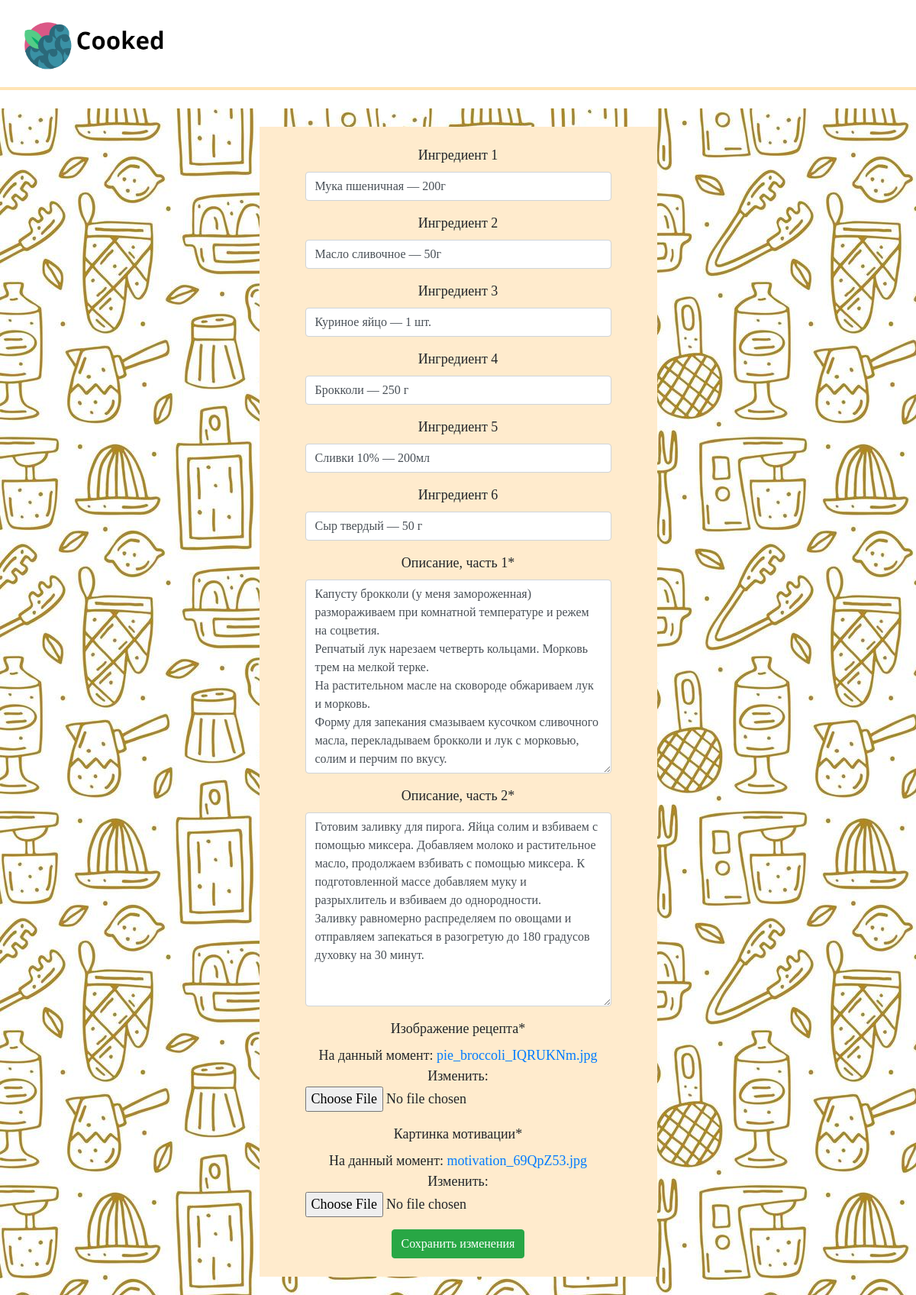
Screenshot of /saved_recipe/48/edit/ (signed in) with the database file from the repository.
### recipesite/models.py (models this page shows, shortened)
class FullRecipeSaved (models.Model):
    title = models.CharField('Название', max_length=40)
    ingredient1 = models.CharField('Ингредиент 1', max_length=30, null=True, blank=True)
    ingredient2 = models.CharField('Ингредиент 2', max_length=30, null=True, blank=True)
    ingredient3 = models.CharField('Ингредиент 3', max_length=30, null=True, blank=True)
    ingredient4 = models.CharField('Ингредиент 4', max_length=30, null=True, blank=True)
    ingredient5 = models.CharField('Ингредиент 5', max_length=30, null=True, blank=True)
    ingredient6 = models.CharField('Ингредиент 6', max_length=30, null=True, blank=True)
    description1 = models.TextField('Описание, часть 1')
    description2 = models.TextField('Описание, часть 2')
    preview = models.ImageField('Изображение рецепта')
    motivation = models.ImageField('Картинка мотивации')
    preview_image = models.CharField('К кому относится', max_length=40, null=True)

### recipesite/views.py (the view)
# urls.py: path('saved_recipe/<int:pk>/edit/', views.RecipeEdit, name='recipe-edit'),
@login_required
def RecipeEdit(request, pk):
    source = Saved.objects.get(pk=pk)
    post = get_object_or_404(FullRecipeSaved, title=source.title)
    if request.method == "POST":
        form = RecipeEditForm(request.POST, instance=post)
        if form.is_valid():
            post = form.save(commit=False)
            post.save()
            return render(request, 'recipesite/recipe.html', {'fullrecipe': post})
    else:
        form = RecipeEditForm(instance=post)
    return render(request, 'recipesite/edit.html', {'form': form})

### recipesite/forms.py
class RecipeEditForm (forms.ModelForm):
    class Meta:
        model = FullRecipeSaved
        fields = ['ingredient1', 'ingredient2', 'ingredient3', 'ingredient4',
        'ingredient5', 'ingredient6', 'description1', 'description2', 'preview', 'motivation' ]

### recipesite/templates/recipesite/edit.html (shortened to what this page needs)
{% load static %}
{% load crispy_forms_tags %}
<!DOCTYPE html>
<html lang="ru">
    <head>
        <link rel="stylesheet" type="text/css" href="{% static 'recipesite/css/style.css' %}">
        <link rel="stylesheet" href="https://stackpath.bootstrapcdn.com/bootstrap/4.1.3/css/bootstrap.min.css">
    </head>
    <body>
            <div class="menu" width="100%">
                <div class="wrap"> <a href="http://127.0.0.1:8000/profile/"><img src="{% static 'recipesite/images/logo.png' %}" width="200px"></a></div>
                <div class="wrap-text">
                </div>
            </div>
            <div class="main">
            <div class="editable">
                <form method="post" novalidate>
                    {{ form|crispy }}
                    <button type="submit" class="btn btn-success">Сохранить изменения</button>
                  </form>
            </div>
            </div>
    </body>
</html>

### recipesite/static/recipesite/css/style.css (style rules this page uses)
.menu { margin-bottom: 2%; background: white; display: flex; flex-flow: row nowrap; border-bottom: 4px solid moccasin; }
.menu a { color: black; font-size: 21px; }
.wrap { overflow:hidden; flex-grow: 1; margin-bottom: 1%; padding-left: 2%; }
.wrap-text { flex-grow: 1; padding-left: 42%; width: 10%; }
.main { background-image: url('/static/recipesite/images/wallpaper.jpg'); width: 100%; display: flex; flex-flow: column nowrap; align-items: center; padding-bottom: 2%; }
.editable { margin-top: 2%; padding-top: 2%; background-color: blanchedalmond; padding-bottom: 2%; text-align: center; align-items: center; font-family: Cambria, Cochin, Georgia, Times, 'Times New Roman', serif; font-size: 18px; padding-left: 5%; padding-right: 5%; }
.editable a { padding: 4% 0 4% 0; text-indent: 25px; }
.editable button { align-self: center; }

### rows the page displays
FullRecipeSaved: ingredient1 "Мука пшеничная — 200г", ingredient2 "Масло сливочное — 50г", ingredient3 "Куриное яйцо — 1 шт.", ingredient4 "Брокколи — 250 г", ingredient5 "Сливки 10% — 200мл", ingredient6 "Сыр твердый — 50 г", description1 "Капусту брокколи (у меня замороженная) размораживаем при комнатной температуре и режем на соцветия. Репчатый лук нарезаем четверть кольцами. Морковь трем на мелкой терке. На растительном масле на сковороде обжариваем лук и морковь. Форму для запекания смазываем кусочком сливочного масла, перекладываем брокколи и лук с морковью, солим и перчим по вкусу.", description2 "Готовим заливку для пирога. Яйца солим и взбиваем с помощью миксера. Добавляем молоко и растительное масло, продолжаем взбивать с помощью миксера. К подготовленной массе добавляем муку и разрыхлитель и взбиваем до однородности. Заливку равномерно распределяем по овощами и отправляем запекаться в разогретую до 180 градусов духовку на 30 минут."
